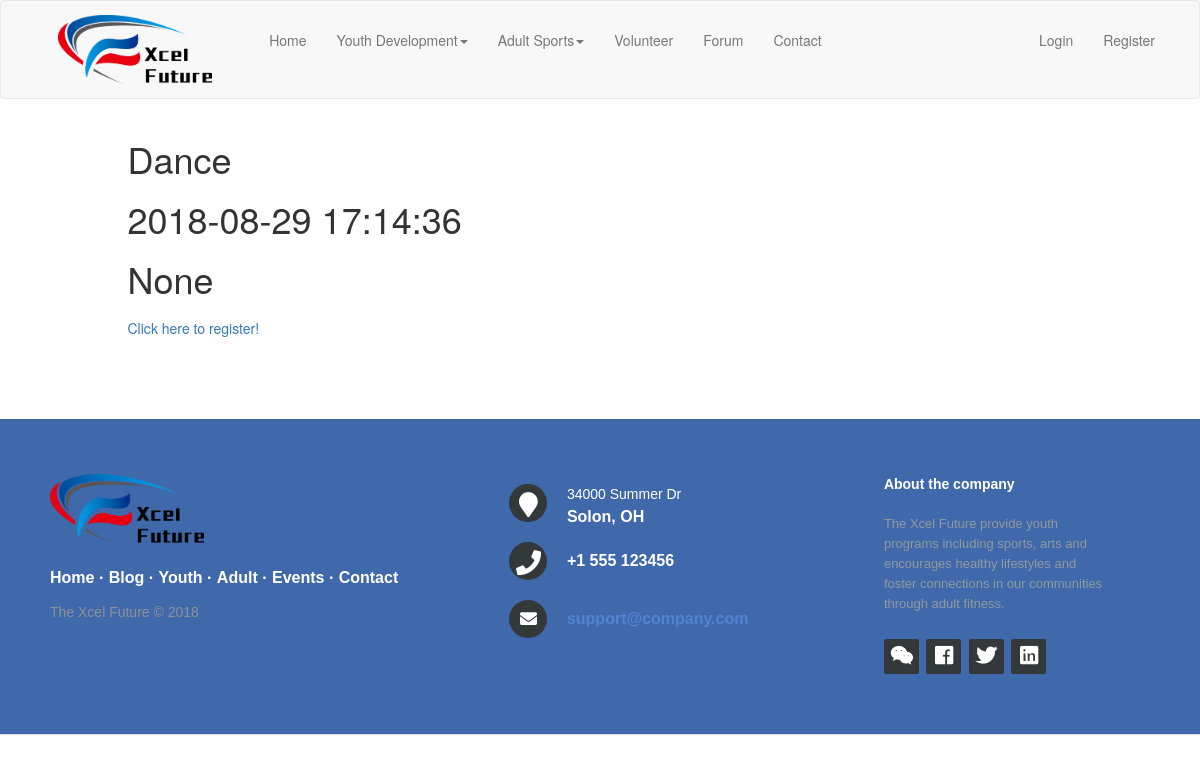
Screenshot of /youth_activities/2 with the database file from the repository.
### app/models.py (models this page shows, shortened)
class Event(db.Model):
    id = db.Column(db.Integer, primary_key=True)
    start_date = db.Column(db.DateTime, index=True, default=datetime.now)
    end_date = db.Column(db.DateTime, index=True)
    location = db.Column(db.String(128))
    limit = db.Column(db.Integer)
    participants = db.Column(db.Integer, default=0)
    title = db.Column(db.String(500))
    body = db.Column(db.Text)
    event_file = db.relationship('File', secondary=event_file_table,
                  backref=db.backref('file_event', lazy='dynamic'), lazy='dynamic')
    event_image = db.relationship('Image', secondary=event_image_table,
                  backref=db.backref('image_event', lazy='dynamic'), lazy='dynamic')
    def registrable(self):
        if self.participants is None:
            self.participants = 0
        if self.limit is None:
            self.limit = 100000
            db.session.commit()
        return self.start_date >= datetime.now() and self.participants < self.limit
    def related_files(self):
        return File.query.join(
            event_file_table, (event_file_table.c.file_id == File.id)).filter(
                event_file_table.c.event_id == self.id)
    def related_images(self):
        return Image.query.join(
            event_image_table, (event_image_table.c.image_id == Image.id)).filter(
                event_image_table.c.event_id == self.id)

### app/routes.py (the view)
@app.route('/youth_activities/<event>')
def event(event):
    event = Event.query.filter_by(id=int(event)).first()
    registrable = event.registrable()
    images = event.related_images()
    files = event.related_files()
    return render_template('event_detail.html', title='event_detail', event=event, registrable=registrable, images=images, files=files)

### app/templates/event_detail.html (shortened to what this page needs)
{% extends "base.html" %}
{% block app_content %}
    <h1>{{ event.title }}</h1>
    <h1>{{ event.start_date }}</h1>
    <h1>{{ event.end_date }}</h1>
    {% if registrable %}
    <td><a href="{{ url_for('register_event', event=event.id) }}">Click here to register!</a></td>
    {% endif %}
{% endblock %}

### rows the page displays
Event: title "Dance", start_date "2018-08-29 17:14:36", end_date "None"

### other values shown
{{ 'Home' }} "Home"
{{ 'Youth Development' }} "Youth Development"
{{ 'Adult Sports' }} "Adult Sports"
{{ 'Volunteer' }} "Volunteer"
{{ 'Forum' }} "Forum"
{{ 'Contact' }} "Contact"
{{ 'Login' }} "Login"
{{ 'Register' }} "Register"
